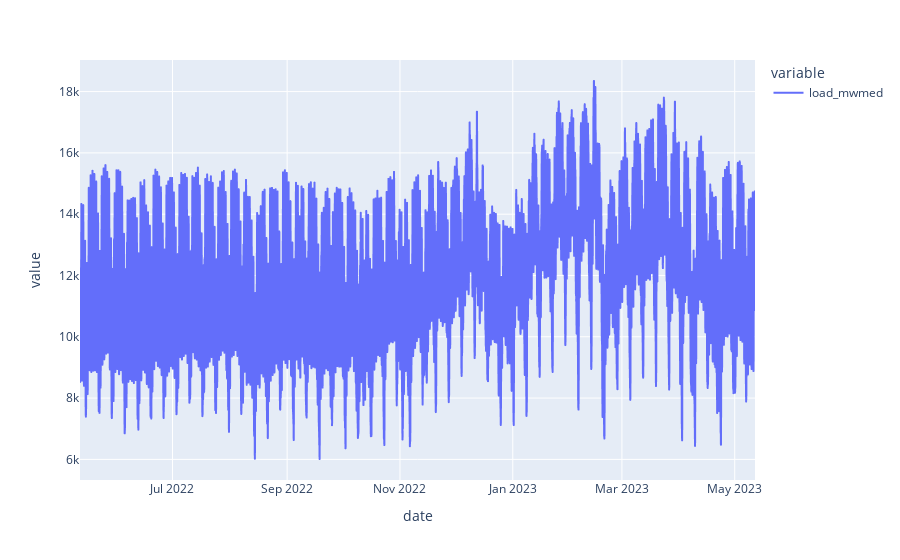

Write notebook code for a chart like this one.
### Code cell
px.line(data, y=["load_mwmed"])

### Figure 1 — Plotly figure (JSON) as saved in the notebook; plotly's stock layout.template omitted (floating-point values rounded to 4 significant figures; data arrays with more than 128 entries replaced by an {"elided": "..."} marker saying what was removed)
{"data": [{"hovertemplate": "variable=load_mwmed<br>date=%{x}<br>value=%{y}<extra></extra>", "legendgroup": "load_mwmed", "line": {"color": "#636efa", "dash": "solid"}, "marker": {"symbol": "circle"}, "mode": "lines", "name": "load_mwmed", "showlegend": true, "type": "scattergl", "x": {"elided": "8760 str values"}, "xaxis": "x", "y": {"elided": "8760 float values"}, "yaxis": "y"}], "layout": {"legend": {"title": {"text": "variable"}, "tracegroupgap": 0}, "margin": {"t": 60}, "xaxis": {"anchor": "y", "domain": [0, 1], "title": {"text": "date"}}, "yaxis": {"anchor": "x", "domain": [0, 1], "title": {"text": "value"}}}}
